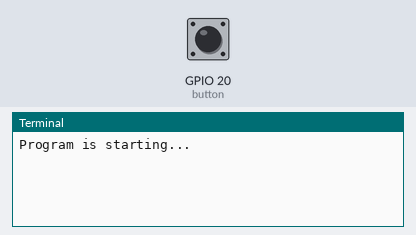
Simulated run of this program. Board: Raspberry Pi (BCM pin numbers). Shown: the last lines printed to the terminal. The inputs (shaded band) are chosen by the test bench; at power-on: GPIO 20 (button) HIGH.

Above: at 1.2 s.
1.3 s: GPIO 20 (button) pulled LOW for 0.15 s
At 2.0 s:
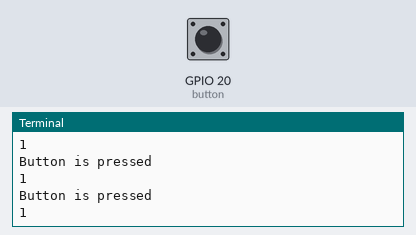
2.9 s: GPIO 20 (button) pulled LOW for 1 s
At 4.4 s:
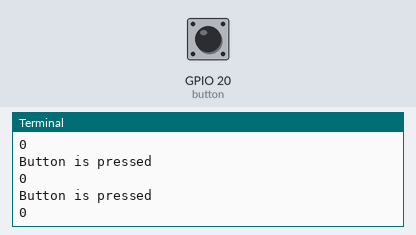

The program:

ButtonLED.py
```python
# from gpiozero import Button,AngularServo
from gpiozero import Button
import time


button = Button(20) # define Button pin according to BCM Numbering
myGPIO=21

# SERVO_DELAY_SEC = 0.001
myCorrection=0.0
maxPW=(2.5+myCorrection)/1000
minPW=(0.5-myCorrection)/1000
# servo =  AngularServo(myGPIO,initial_angle=0,min_angle=0, max_angle=180,min_pulse_width=minPW,max_pulse_width=maxPW)


def loop():
    state = 0
    pressed = 0

    while True:
        if button.is_pressed:  # if button is pressed
            print("Button is pressed") # print information on terminal
            if pressed == 0:
                state = 1 - state
                pressed = 1
            if state == 1:
                # for angle in range(0, 181, 1):   # make servo rotate from 0 to 180 deg
                #     servo.angle = angle
                # time.sleep(SERVO_DELAY_SEC)
                print("1")
            else:
                # for angle in range(180, -1, -1): # make servo rotate from 180 to 0 deg
                #     servo.angle = angle
                # time.sleep(SERVO_DELAY_SEC)
                print("0")

        else : # if button is relessed
            # print("Button is released")
            pressed = 0

if __name__ == '__main__':     # Program entrance
    print ('Program is starting...')
    try:
        loop()
    except KeyboardInterrupt:  # Press ctrl-c to end the program.
        print("Ending program")
```

Measured:
- after the input at 1.3 s, the terminal: prints a new line at once (image 1)
- after the input at 2.9 s, the terminal: prints a new line at once (image 2)
